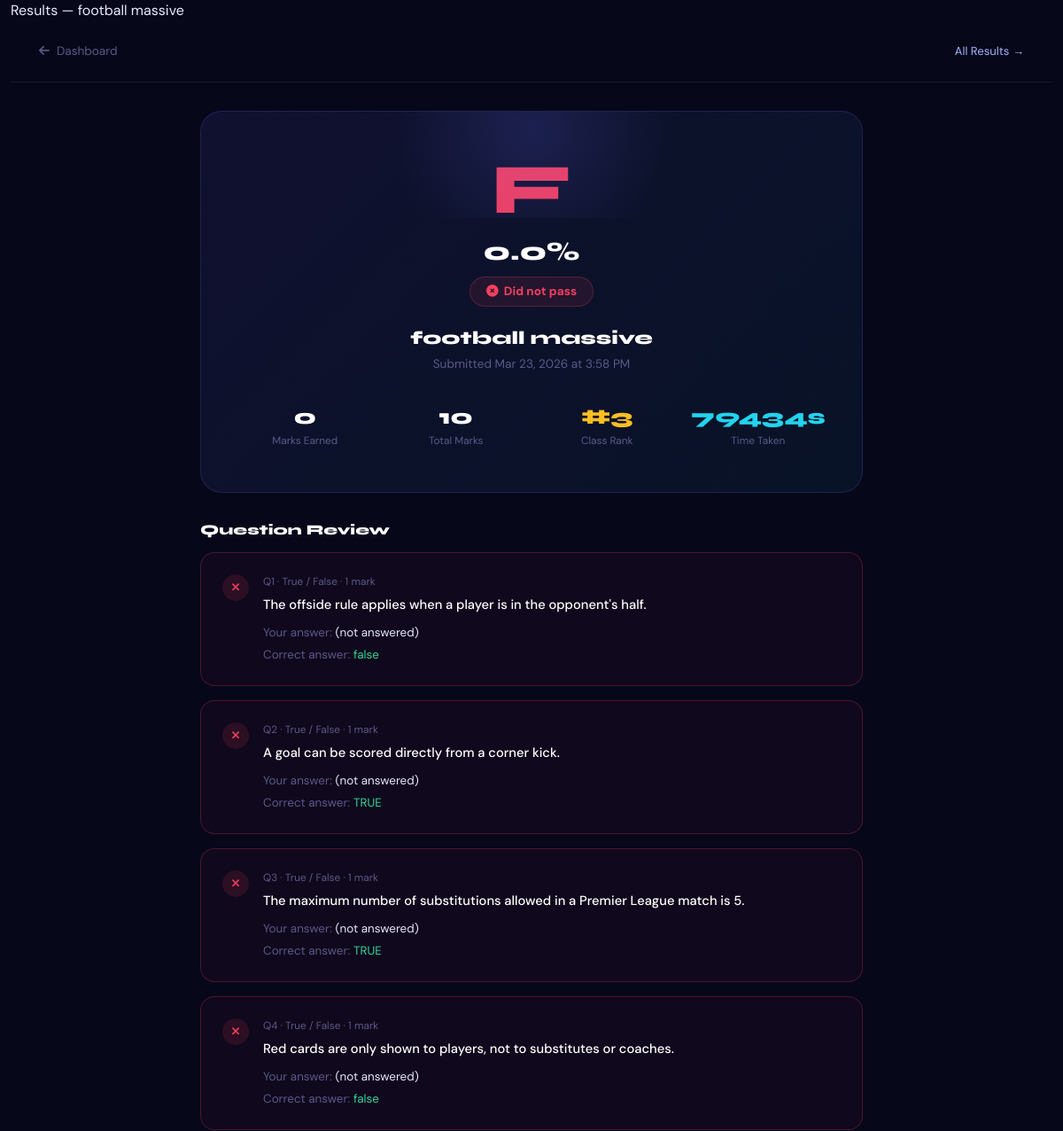
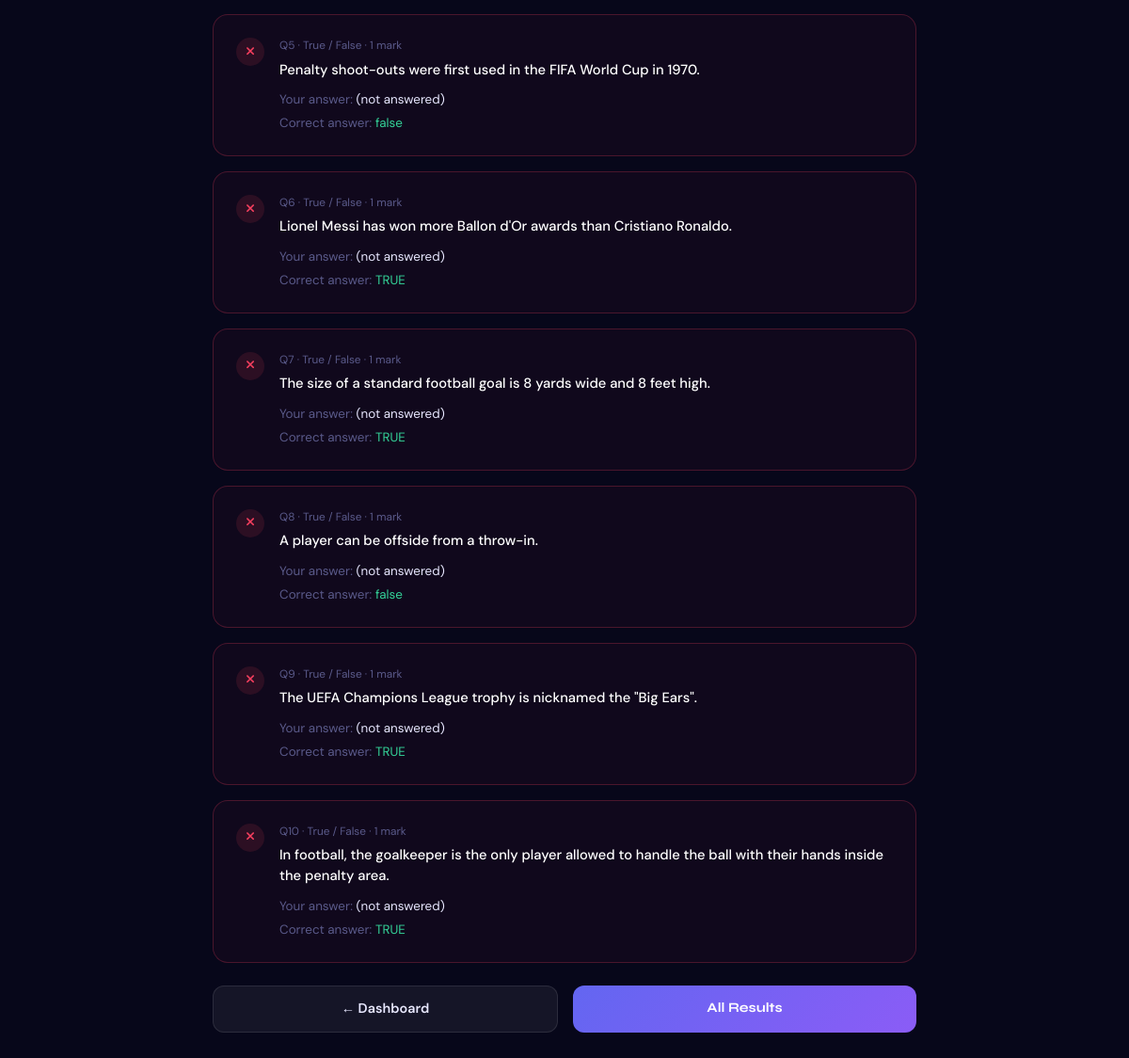
Page /exam/4/result/ (signed in) on the committed database (2 pictures, top to bottom).
### exams/models.py (models this page shows, shortened)
class Exam(models.Model):
    STATUS_DRAFT = 'draft'
    STATUS_UPCOMING = 'upcoming'
    STATUS_LIVE = 'live'
    STATUS_CLOSED = 'closed'
    instructor = models.ForeignKey(
        settings.AUTH_USER_MODEL, on_delete=models.CASCADE,
        related_name='created_exams', limit_choices_to={'role': 'instructor'}
    )
    title = models.CharField(max_length=200)
    subject = models.CharField(max_length=100, blank=True)
    instructions = models.TextField(blank=True)
    code = models.CharField(max_length=10, unique=True, default=generate_exam_code)
    duration_minutes = models.PositiveIntegerField(default=60)
    pass_mark = models.PositiveIntegerField(default=50, help_text="Pass mark as percentage")
    start_time = models.DateTimeField(null=True, blank=True)
    end_time = models.DateTimeField(null=True, blank=True)
    shuffle_questions = models.BooleanField(default=True)
    is_published = models.BooleanField(default=False)
    created_at = models.DateTimeField(auto_now_add=True)
    updated_at = models.DateTimeField(auto_now=True)
    class Meta:
        ordering = ['-created_at']
    @property
    def total_marks(self):
        return self.questions.aggregate(
            total=models.Sum('marks')
        )['total'] or 0

class Submission(models.Model):
    student = models.ForeignKey(
        settings.AUTH_USER_MODEL, on_delete=models.CASCADE,
        related_name='submissions', limit_choices_to={'role': 'student'}
    )
    exam = models.ForeignKey(Exam, on_delete=models.CASCADE, related_name='submissions')
    started_at = models.DateTimeField(auto_now_add=True)
    submitted_at = models.DateTimeField(null=True, blank=True)
    is_submitted = models.BooleanField(default=False)
    score = models.FloatField(default=0)
    score_percentage = models.FloatField(default=0)
    time_taken_seconds = models.PositiveIntegerField(default=0)
    class Meta:
        unique_together = ['student', 'exam']
        ordering = ['-started_at']
    @property
    def passed(self):
        return self.score_percentage >= self.exam.pass_mark
    @property
    def grade_letter(self):
        p = self.score_percentage
        if p >= 70: return 'A'
        if p >= 60: return 'B'
        if p >= 50: return 'C'
        if p >= 40: return 'D'
        return 'F'

class Answer(models.Model):
    submission = models.ForeignKey(Submission, on_delete=models.CASCADE, related_name='answers')
    question = models.ForeignKey(Question, on_delete=models.CASCADE)
    answer_text = models.TextField(blank=True)
    is_correct = models.BooleanField(null=True, blank=True)
    instructor_marks = models.FloatField(null=True, blank=True, help_text="Manual marks for essays")
    instructor_feedback = models.TextField(blank=True)
    class Meta:
        unique_together = ['submission', 'question']

class Question(models.Model):
    TYPE_MCQ = 'mcq'
    TYPE_TRUE_FALSE = 'true_false'
    TYPE_ESSAY = 'essay'
    TYPE_SHORT = 'short'
    TYPE_CHOICES = [
        (TYPE_MCQ, 'Multiple Choice'),
        (TYPE_TRUE_FALSE, 'True / False'),
        (TYPE_ESSAY, 'Essay'),
        (TYPE_SHORT, 'Short Answer'),
    ]
    exam = models.ForeignKey(Exam, on_delete=models.CASCADE, related_name='questions')
    question_type = models.CharField(max_length=20, choices=TYPE_CHOICES, default=TYPE_MCQ)
    text = models.TextField()
    marks = models.PositiveIntegerField(default=1)
    order = models.PositiveIntegerField(default=0)
    upload_file = models.FileField(upload_to='question_files/', blank=True, null=True, verbose_name='Upload JSON/CSV file')
    option_a = models.CharField(max_length=300, blank=True)
    option_b = models.CharField(max_length=300, blank=True)
    option_c = models.CharField(max_length=300, blank=True)
    option_d = models.CharField(max_length=300, blank=True)
    correct_answer = models.CharField(max_length=300, blank=True,
        help_text="For MCQ: A/B/C/D. For True/False: True/False. For short: exact answer.")
    class Meta:
        ordering = ['order', 'id']
    @property
    def is_auto_gradable(self):
        return self.question_type in [self.TYPE_MCQ, self.TYPE_TRUE_FALSE, self.TYPE_SHORT]

### exams/views.py (the view)
    def wrapper(request, *args, **kwargs):
        if not request.user.is_authenticated:
            return redirect('landing')
        if not request.user.is_student:
            messages.error(request, "Access denied.")
            return redirect('landing')
        return view_func(request, *args, **kwargs)

### accounts/models.py (called while the page is built)
    @property
    def is_student(self):
        return self.role == self.ROLE_STUDENT

### exams/views.py (called while the page is built)
def _student_required(view_func):
    def wrapper(request, *args, **kwargs):
        if not request.user.is_authenticated:
            return redirect('landing')
        if not request.user.is_student:
            messages.error(request, "Access denied.")
            return redirect('landing')
        return view_func(request, *args, **kwargs)
    return wrapper

@_student_required
def exam_result(request, pk):
    submission = get_object_or_404(Submission, pk=pk, student=request.user, is_submitted=True)
    exam = submission.exam
    answers = submission.answers.select_related('question').order_by('question__order')
    all_submissions = Submission.objects.filter(
        exam=exam, is_submitted=True
    ).order_by('-score_percentage')
    rank = list(all_submissions.values_list('id', flat=True)).index(submission.id) + 1
    context = {
        'submission': submission,
        'exam': exam,
        'answers': answers,
        'rank': rank,
        'total_in_class': all_submissions.count(),
    }
    return render(request, 'exam_result.html', context)

### templates/exam_result.html (shortened to what this page needs)
{% extends 'base.html' %}
{% block title %}Results — {{ exam.title }}{% endblock %}
{% block body %}
<div style="padding:1.5rem 2rem;border-bottom:1px solid var(--border);display:flex;align-items:center;justify-content:space-between">
    <a href="{% url 'exams:student_dashboard' %}" style="color:var(--muted);text-decoration:none;font-size:.85rem;display:flex;align-items:center;gap:.5rem"><i class="fas fa-arrow-left"></i> Dashboard</a>
    <a href="{% url 'exams:my_results' %}" style="color:#a5b4fc;text-decoration:none;font-size:.82rem">All Results →</a>
</div>
<div class="result-wrap">
    <div class="result-hero">
        <div class="big-grade" style="color:{% if submission.grade_letter == 'A' %}var(--green){% elif submission.grade_letter == 'B' %}#a5b4fc{% elif submission.grade_letter == 'C' %}var(--amber){% else %}var(--rose){% endif %}">
            {{ submission.grade_letter }}
        </div>
        <div class="score-pct">{{ submission.score_percentage }}%</div>
        <div>
            {% if submission.passed %}
            <div class="pass-badge" style="background:rgba(52,211,153,.12);border:1px solid rgba(52,211,153,.28);color:var(--green)"><i class="fas fa-check-circle"></i> Passed!</div>
            {% else %}
            <div class="pass-badge" style="background:rgba(244,63,94,.1);border:1px solid rgba(244,63,94,.25);color:var(--rose)"><i class="fas fa-times-circle"></i> Did not pass</div>
            {% endif %}
        </div>
        <h2 style="font-size:1.3rem;font-weight:800;color:var(--white);margin-bottom:.4rem">{{ exam.title }}</h2>
        <p style="color:var(--muted);font-size:.85rem">Submitted {{ submission.submitted_at|date:"M d, Y \a\t g:i A" }}</p>
        <div class="row g-3 mt-3 text-center">
            <div class="col-3"><div style="font-family:'Syne',sans-serif;font-size:1.5rem;font-weight:800;color:var(--white)">{{ submission.score|floatformat:0 }}</div><div style="font-size:.74rem;color:var(--muted)">Marks Earned</div></div>
            <div class="col-3"><div style="font-family:'Syne',sans-serif;font-size:1.5rem;font-weight:800;color:var(--white)">{{ exam.total_marks }}</div><div style="font-size:.74rem;color:var(--muted)">Total Marks</div></div>
            <div class="col-3"><div style="font-family:'Syne',sans-serif;font-size:1.5rem;font-weight:800;color:var(--amber)">#{{ rank }}</div><div style="font-size:.74rem;color:var(--muted)">Class Rank</div></div>
            <div class="col-3"><div style="font-family:'Syne',sans-serif;font-size:1.5rem;font-weight:800;color:var(--cyan)">{{ submission.time_taken_seconds|floatformat:0|default:"—" }}s</div><div style="font-size:.74rem;color:var(--muted)">Time Taken</div></div>
        </div>
    </div>
    <h4 style="font-size:1rem;font-weight:800;color:var(--white);margin-bottom:1rem">Question Review</h4>
    {% for answer in answers %}
    <div class="answer-card {% if answer.is_correct %}correct{% elif answer.is_correct == False %}wrong{% else %}essay{% endif %}">
        <div class="d-flex align-items-start gap-3">
            <div class="ans-badge" style="background:{% if answer.is_correct %}rgba(52,211,153,.15);color:var(--green){% elif answer.is_correct == False %}rgba(244,63,94,.12);color:var(--rose){% else %}rgba(251,191,36,.1);color:var(--amber){% endif %}">
                {% if answer.is_correct %}<i class="fas fa-check"></i>{% elif answer.is_correct == False %}<i class="fas fa-times"></i>{% else %}<i class="fas fa-pen"></i>{% endif %}
            </div>
            <div style="flex:1">
                <div style="font-size:.74rem;color:var(--muted);margin-bottom:.3rem">Q{{ forloop.counter }} · {{ answer.question.get_question_type_display }} · {{ answer.question.marks }} mark{{ answer.question.marks|pluralize }}</div>
                <div style="font-size:.92rem;color:var(--white);font-weight:500;margin-bottom:.7rem">{{ answer.question.text }}</div>
                <div style="font-size:.84rem;margin-bottom:.3rem"><span style="color:var(--muted)">Your answer:</span> <span style="color:var(--text)">{{ answer.answer_text|default:"(not answered)" }}</span></div>
                {% if answer.question.is_auto_gradable and answer.is_correct == False %}
                <div style="font-size:.84rem"><span style="color:var(--muted)">Correct answer:</span> <span style="color:var(--green)">{{ answer.question.correct_answer }}</span></div>
                {% endif %}
            </div>
        </div>
    </div>
    {% endfor %}
    <div class="d-flex gap-3 mt-4">
        <a href="{% url 'exams:student_dashboard' %}" style="flex:1;padding:.82rem;background:rgba(255,255,255,.06);border:1px solid rgba(255,255,255,.1);border-radius:12px;color:var(--text);text-decoration:none;text-align:center;font-weight:600;font-size:.9rem;transition:all .22s">← Dashboard</a>
        <a href="{% url 'exams:my_results' %}" style="flex:1;padding:.82rem;background:linear-gradient(135deg,var(--indigo),var(--violet));border:none;border-radius:12px;color:white;text-decoration:none;text-align:center;font-family:'Syne',sans-serif;font-weight:700;font-size:.9rem">All Results</a>
    </div>
</div>
{% endblock %}

### static/css/mobile.css (style rules this page uses)
* { -webkit-tap-highlight-color: transparent; -webkit-touch-callout: none; -webkit-user-select: none; user-select: none; }
html { font-size: 16px; line-height: 1.5; overflow-x: hidden; scroll-snap-type: y mandatory; -webkit-overflow-scrolling: touch; }
html { scroll-behavior: smooth; }

### templates/base.html (style rules this page uses)
:root { --bg: #07071a; --sidebar-bg: #0b0b20; --sidebar-w: 260px; --card: rgba(255,255,255,.04); --border: rgba(255,255,255,.08); --indigo: #6366f1; --violet: #8b5cf6; --cyan: #22d3ee; --amber: #fbbf24; --rose: #f43f5e; --green: #34d399; --orange: #fb923c; --text: #e8e8ff; --muted: #5a5a8a; --white: #fff; --nav-active: #6366f1; --topbar-bg: rgba(7,7,26,.7); --mobile-bg: rgba(7,7,26,.92); --glass: rgba(255,255,255,.04); --input-bg: rgba(255,255,255,.04); --text-muted: #9ca3af; }
* { margin:0; padding:0; box-sizing:border-box; }
html { scroll-behavior: smooth; }
body { font-family:'DM Sans',sans-serif; background:var(--bg); color:var(--text); transition: background 0.3s, color 0.3s; }
h1,h2,h3,h4,h5,h6 { font-family:'Syne',sans-serif; }

### templates/exam_result.html (style rules this page uses)
.result-wrap { max-width:780px; margin:0 auto; padding:2rem 1rem; }
.result-hero { background:linear-gradient(135deg,rgba(99,102,241,.1),rgba(34,211,238,.06)); border:1px solid rgba(99,102,241,.2); border-radius:24px; padding:3rem 2.5rem; text-align:center; margin-bottom:2rem; position:relative; overflow:hidden; }
.result-hero::before { content:''; position:absolute; top:-80px; left:50%; transform:translateX(-50%); width:400px; height:200px; background:radial-gradient(circle,rgba(99,102,241,.18),transparent 70%); pointer-events:none; }
.big-grade { font-family:'Syne',sans-serif; font-size:5rem; font-weight:800; line-height:1; margin-bottom:.5rem; }
.score-pct { font-size:1.8rem; font-weight:800; color:var(--white); margin-bottom:.4rem; font-family:'Syne',sans-serif; }
.pass-badge { display:inline-flex; align-items:center; gap:.4rem; border-radius:50px; padding:.35rem 1.1rem; font-size:.85rem; font-weight:700; margin-bottom:1.5rem; }
.answer-card { background:var(--card); border:1px solid var(--border); border-radius:16px; padding:1.5rem; margin-bottom:1rem; }
.answer-card.wrong { border-color:rgba(244,63,94,.25); background:rgba(244,63,94,.04); }
.ans-badge { width:30px; height:30px; border-radius:50%; display:flex; align-items:center; justify-content:center; font-size:.8rem; flex-shrink:0; }

### rows in the picture
Exam: title "football massive", total_marks "10"
Submission: grade_letter "F", score_percentage "0.0", submitted_at "Mar 23, 2026 at 3:58 PM", score "0", time_taken_seconds "79434"
Answer: is_correct False (drawn), question.question_type "True / False", question.marks "1", question.text "The offside rule applies when a player is in the opponent's half.", answer_text "(not answered)", question.correct_answer "false"
Answer: is_correct False (drawn), question.question_type "True / False", question.marks "1", question.text "A goal can be scored directly from a corner kick.", answer_text "(not answered)", question.correct_answer "TRUE"
Answer: is_correct False (drawn), question.question_type "True / False", question.marks "1", question.text "The maximum number of substitutions allowed in a Premier League match is 5.", answer_text "(not answered)", question.correct_answer "TRUE"
Answer: is_correct False (drawn), question.question_type "True / False", question.marks "1", question.text "Red cards are only shown to players, not to substitutes or coaches.", answer_text "(not answered)", question.correct_answer "false"
Answer: is_correct False (drawn), question.question_type "True / False", question.marks "1", question.text "Penalty shoot-outs were first used in the FIFA World Cup in 1970.", answer_text "(not answered)", question.correct_answer "false"
Answer: is_correct False (drawn), question.question_type "True / False", question.marks "1", question.text "Lionel Messi has won more Ballon d'Or awards than Cristiano Ronaldo.", answer_text "(not answered)", question.correct_answer "TRUE"
Answer: is_correct False (drawn), question.question_type "True / False", question.marks "1", question.text "The size of a standard football goal is 8 yards wide and 8 feet high.", answer_text "(not answered)", question.correct_answer "TRUE"
Answer: is_correct False (drawn), question.question_type "True / False", question.marks "1", question.text "A player can be offside from a throw-in.", answer_text "(not answered)", question.correct_answer "false"
Answer: is_correct False (drawn), question.question_type "True / False", question.marks "1", question.text "The UEFA Champions League trophy is nicknamed the \"Big Ears\".", answer_text "(not answered)", question.correct_answer "TRUE"
Answer: is_correct False (drawn), question.question_type "True / False", question.marks "1", question.text "In football, the goalkeeper is the only player allowed to handle the ball with their hands inside the penalty area.", answer_text "(not answered)", question.correct_answer "TRUE"

### other values in the picture
{{ rank }} "3"
